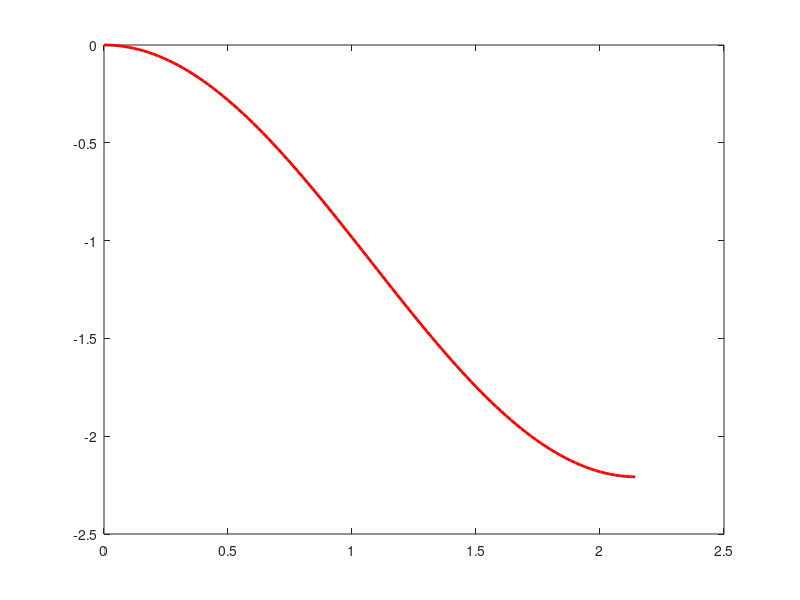

The MATLAB source for this figure: (Note: this script raises an error after producing the figure.)
%% Demonstrate the effect of radiation damping on collapse dynamics via a modified lumped model
% The provided time domain solution for slip is obtained by solving Eqn.C5

current_dir  = pwd;
idcs   = strfind(current_dir ,'/');
above_dir = current_dir(1:idcs(end)-1); % one level above current directory

%% set up model parameters
asp_0 = 0.5;          % default value of chamber aspect ratio
epsilon_0 = 1;        % default value of epsilon
beta_c_0 = 2e-11;     % default value of chamber compressibility

% list of chamber aspect ratios. See benchmark case parameter sweep.
asp_list = [0.5; 1; 1.5; 2; 2.5; 3];

% list of chamber compressibilities for chambers height from 1 to 6 km. See
% benchmark case parameter sweep.
beta_c_list = [2.2526e-11; 2.5895e-11; 2.9388e-11;  3.3004e-11; 2e-11;  2.7243e-11];

% list of magma compressibilities. See benchmark case parameter sweep 
beta_m_list = [1e-10; 2.29264e-10; 3.65638e-10; 5.0949e-10; 5.77474e-10; 7.409320e-10];

beta_list = beta_m_list + beta_c_list;

% time
ts = linspace(0, 20, 1e3);

% epsilon, which can be determined from the regime diagram as a function of
% \omega R/c_s^r and \omega H/c_p^m
epsilon_list_1 = linspace(0, 2, 5);
epsilon_list_2 = [0, 1.5];

linetype_list = {'-', '--'}; % for plotting 

lambda_m = 1e10;      % magma Lame constant
lambda_r = 3e10;      % rock Lame constant
mu_m = 0;             % magma shear modulus
mu_r = 3e10;          % rock shear modulus
rho_m = 2.7e3;        % magma density
rho_r = 3e3;          % rock density
R_b = 1e3;            % caldera block radius
R_c = 1e3;            % cylindrical chamber radius
L_c = (2*R_c)*asp_0;  % cylindrical chamber height
L_b = 1e3;            % caldera block height
fs = 0.6;             % static friction coefficient
fd = 0.37;            % dynamic friction coefficient
sigma0 = 20e6;        % initial normal stress
tau0   = 12.01e6;     % initial shear stress
g = 9.8;              % gravitational constant
Dtau_str = -(fs-fd)*sigma0;    % fault strength drop

V_c_0 = pi*R_c^2*L_c;       % initial magma chamber volume
V_b = pi*R_b^2*L_b;         % caldera block volume
m_b = V_b * rho_r;          % caldera block mass
m_m = V_c_0 * rho_m;        % magma mass
m_prime = m_b + 1/3*m_m;    % effective inertial mass of combined caldera block and magma, assuming cylindrical chamber
K_m = lambda_m+ 2*mu_m/3;   % magma bulk modulus
K_r = lambda_r+ 2*mu_r/3;   % rock bulk modulus
beta_m = 1/K_m;             % magma compressibility
beta_0 = beta_m + beta_c_0; % default total compressibility (magma + chamber)

cp_m = sqrt((lambda_m + 2/3*mu_m)/rho_m); % P-wave velocity in magma

% the following is the analytical solution to Eqn. C5 (lumped model accounting for plane-wave radiation)
a_0 = m_prime;
b_0 = pi^2 * R_b^4/(beta_0*V_c_0);
d_0 = (2*pi*R_b*L_b)*Dtau_str;
c_0 = rho_m * cp_m * pi * R_c^2 * epsilon_0;

u = @(t, a, b, c, d) -d/(2*b*sqrt(-4*a*b + c^2)) * (-2*sqrt(-4*a*b+c^2) ...
    - c.*exp(0.5*(-c/a-sqrt(-4*a*b+c^2)/a).*t)...
    + sqrt(-4*a*b + c^2) .* exp(0.5*(-c/a-sqrt(-4*a*b+c^2)/a).*t)...
    + c.*exp(0.5*(-c/a+sqrt(-4*a*b+c^2)/a).*t)...
    + sqrt(-4*a*b + c^2) .* exp(0.5*(-c/a+sqrt(-4*a*b+c^2)/a).*t)...
    );

%% Varying degrees of radiation damping
cmap = autumn(length(asp_list));
figure;
for i = 1:length(epsilon_list_1)
    epsilon = epsilon_list_1(i);

    c = rho_m * cp_m * pi * R_c^2 * epsilon;
    s = real(u(ts, a_0, b_0, c, d_0)); % use real() to get spurious imaginary component

    % Numerically determine when slip ends
    v = gradient(s, ts);
    idc = intersect(find(abs(v) < 0.03), find(ts >0.5));

    if ~isempty(idc)
        idx = idc(1);
        tmax = ts(idx);
        s1 = s(ts <= tmax);
        s2 = s(ts > tmax);

        plot(ts(ts <= tmax), s1, 'Color', cmap(i, :), 'LineWidth', 2); hold on;
        plot(ts(ts > tmax), s2, 'Color', [cmap(i, :), 0.1], 'LineWidth', 2);
    else
        plot(ts, s, 'Color', cmap(i, :), 'LineWidth', 2); hold on;
    end
end
xlabel('Time (s)'); ylabel('Slip (m)')
xlim([0, 8]);

%% Varying chamber volume
cmap = copper(length(asp_list));

figure;
for i = 1:length(asp_list)
    asp = asp_list(i);

    L_c = (2*R_c)*asp;
    V_c = pi*R_c^2*L_c;
    m_m = V_c * rho_m; 
    m_prime = m_b + 1/3*m_m;

    for j = 1:length(epsilon_list_2)
        epsilon = epsilon_list_2(j);
  
        a = m_prime;
        b = pi^2 * R_b^4/(beta_0*V_c);
        c = rho_m * cp_m * pi * R_c^2 * epsilon;
        d = (2*pi*R_b*L_b)*Dtau_str;
        
        s = real(u(ts, a, b, c, d)); % get rid of small spurious imaginery components
        
        % Numerically determine when slip ends
        v = gradient(s, ts);
        idc = intersect(find(abs(v) < 0.03), find(ts >0.5));
        idx = idc(1);
        tmax = ts(idx);

        replace_idc = find(ts >= tmax);

        % replace the slip after tmax with flat line
        s(replace_idc) = repelem(s(replace_idc(1)), length(replace_idc));

        plot(ts, s, 'Color', cmap(i, :), 'LineWidth', 2, 'LineStyle', linetype_list{j}); hold on;
    end
end
xlabel('time (s)'); ylabel('Slip (m)')
ylim([-15, 0]);

%% Varying magma compressibility
cmap = copper(length(beta_m_list));

figure;
for i = 1:length(beta_m_list)
    beta_m = beta_m_list(i);
    beta = beta_m + beta_c_0;

    for j = 1:length(epsilon_list_2)
        epsilon = epsilon_list_2(j);
  
        b = pi^2 * R_b^4/(beta*V_c_0);
        c = rho_m * cp_m * pi * R_c^2 * epsilon;
        s = real(u(ts, a_0, b, c, d_0)); % get rid of small spurious imaginery components
        
        % determine when displacement end
        v = gradient(s, ts);
        idc = intersect(find(abs(v) < 0.03), find(ts >0.5));
        if ~isempty(idc)
            idx = idc(1);
            tmax = ts(idx);
            replace_idc = find(ts >= tmax);

            % replace the slip after tmax with flat line
            s(replace_idc) = repelem(s(replace_idc(1)), length(replace_idc));

        end

        plot(ts, s, 'Color', cmap(i, :), 'LineWidth', 2, 'LineStyle', linetype_list{j}); hold on;
    end
end
xlabel('time (s)'); ylabel('Slip (m)');
ylim([-15, 0]);

